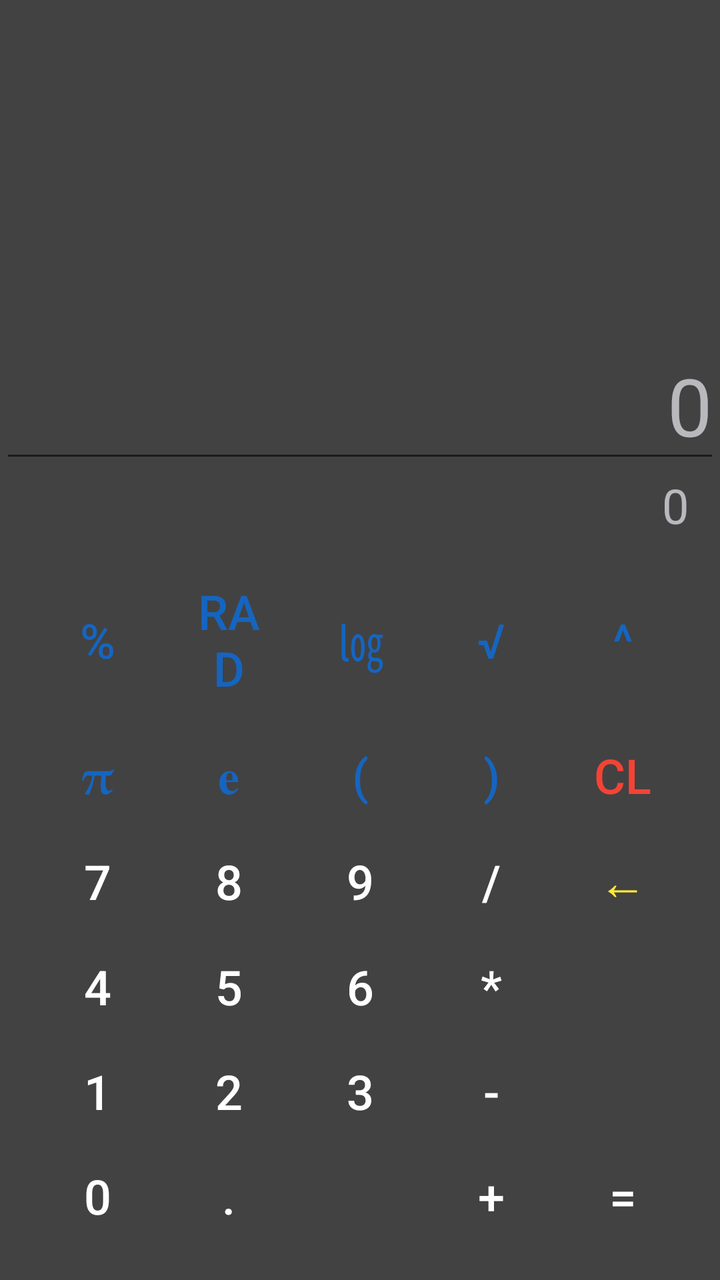
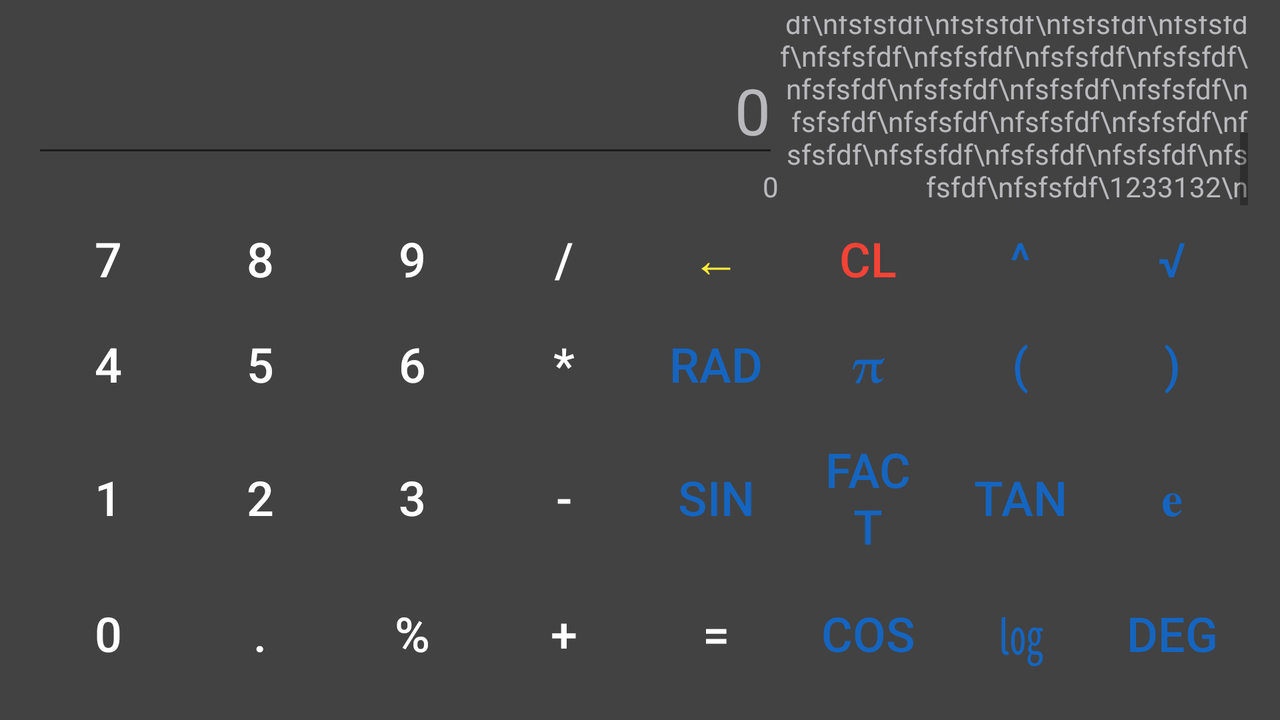

One screen, two layout resources from the same app: the default and the author's alternative for another configuration. Each is rendered where Android would select it; the XML of both is given below.
<!-- AndroidManifest.xml: application theme AppTheme -->
<!-- res/layout/activity_main.xml -->
<?xml version="1.0" encoding="utf-8"?>
<androidx.constraintlayout.widget.ConstraintLayout xmlns:android="http://schemas.android.com/apk/res/android"
    xmlns:app="http://schemas.android.com/apk/res-auto"
    xmlns:tools="http://schemas.android.com/tools"
    android:layout_width="match_parent"
    android:layout_height="match_parent"
    tools:context=".MainActivity"
    android:background="@color/cardview_dark_background"
    >
    <TextView
        android:id="@+id/tv_history"
        android:layout_width="match_parent"
        android:layout_height="wrap_content"
        android:layout_marginBottom="12dp"
        android:scrollbars="vertical"
        android:textAlignment="textEnd"
        android:textColor="#BEE1E2E7"
        app:layout_constraintBottom_toTopOf="@+id/et_workspace"
        app:layout_constraintEnd_toStartOf="@+id/guideline4" />

    <EditText
        android:id="@+id/et_workspace"
        android:layout_width="match_parent"
        android:layout_height="wrap_content"
        android:cursorVisible="true"
        android:ems="10"
        android:focusable="false"
        android:focusableInTouchMode="true"
        android:textColorHint="#BEE1E2E7"
        android:hint="0"
        android:inputType="text"
        android:textAlignment="textEnd"
        android:textSize="40sp"
        android:textColor="@android:color/white"
        app:layout_constraintBottom_toTopOf="@+id/tv_result"
        app:layout_constraintEnd_toStartOf="@+id/guideline4"
        app:layout_constraintStart_toStartOf="@+id/guideline" />

    <TextView
        android:id="@+id/tv_result"
        android:layout_width="378dp"
        android:layout_height="42dp"
        android:ems="10"
        android:maxLines="1"
        android:minLines="1"
        android:text="0"
        android:textAlignment="textEnd"
        android:textSize="24sp"
        android:textColor="#BEE1E2E7"
        app:layout_constraintBottom_toTopOf="@+id/tableLayout"
        app:layout_constraintEnd_toStartOf="@+id/guideline4"
        app:layout_constraintHorizontal_bias="1.0"
        app:layout_constraintStart_toStartOf="@+id/guideline" />

    <TableLayout
        android:id="@+id/tableLayout"
        android:layout_width="0dp"
        android:layout_height="wrap_content"
        android:shrinkColumns="*"
        android:stretchColumns="*"
        app:layout_constraintBottom_toTopOf="@+id/guideline5"
        app:layout_constraintEnd_toStartOf="@+id/guideline4"
        app:layout_constraintHorizontal_bias="0.0"
        app:layout_constraintStart_toStartOf="@+id/guideline">

        <TableRow
            android:layout_width="match_parent"
            android:layout_height="fill_parent"
            android:visibility="gone"
            >

            <Button  style="@style/myTheme"
                android:id="@+id/btn_deg"
                android:layout_width="match_parent"
                android:layout_height="match_parent"
                android:textColor="#FF1565C0"
                android:text="DEG" />

            <Button style="@style/myTheme"
                android:id="@+id/btn_fact"
                android:layout_width="match_parent"
                android:layout_height="match_parent"
                android:textColor="#FF1565C0"
                android:text="FACT" />

            <Button style="@style/myTheme"
                android:id="@+id/btn_sin"
                android:layout_width="match_parent"
                android:layout_height="match_parent"
                android:text="sin" />

            <Button style="@style/myTheme"
                android:id="@+id/btn_cos"
                android:layout_width="match_parent"
                android:layout_height="match_parent"
                android:text="cos" />

            <Button style="@style/myTheme"
                android:id="@+id/btn_tan"
                android:layout_width="match_parent"
                android:layout_height="match_parent"
                android:text="tan" />
        </TableRow>

        <TableRow
            android:layout_width="match_parent"
            android:layout_height="fill_parent">

            <Button style="@style/myTheme"
                android:id="@+id/btn_percentage"
                android:layout_width="match_parent"
                android:layout_height="match_parent"
                android:textColor="#FF1565C0"
                android:text="%" />
            <Button style="@style/myTheme"
                android:id="@+id/btn_rad"
                android:layout_width="match_parent"
                android:layout_height="match_parent"
                android:textColor="#FF1565C0"
                android:text="RAD" />

            <Button style="@style/myTheme"
                android:id="@+id/btn_log"
                android:layout_width="match_parent"
                android:layout_height="match_parent"
                android:textColor="#FF1565C0"
                android:text="㏒" />

            <Button style="@style/myTheme"
                android:id="@+id/btn_square_root"
                android:layout_width="match_parent"
                android:layout_height="match_parent"
                android:textColor="#FF1565C0"
                android:text="√" />

            <Button style="@style/myTheme"
                android:id="@+id/btn_square"
                android:layout_width="match_parent"
                android:layout_height="match_parent"
                android:textColor="#FF1565C0"
                android:text="^" />
        </TableRow>

        <TableRow
            android:layout_width="match_parent"
            android:layout_height="fill_parent">

            <Button style="@style/myTheme"
                android:id="@+id/btn_pi"
                android:layout_width="match_parent"
                android:layout_height="match_parent"
                android:text="𝛑"
                android:textColor="#FF1565C0"
                />

            <Button style="@style/myTheme"
                android:id="@+id/btn_exp"
                android:layout_width="match_parent"
                android:layout_height="match_parent"
                android:text="𝐞"
                android:textColor="#FF1565C0"
                />

            <Button style="@style/myTheme"
                android:id="@+id/btn_open_br"
                android:layout_width="match_parent"
                android:layout_height="match_parent"
                android:text="("
                android:textColor="#FF1565C0"
                />

            <Button style="@style/myTheme"
                android:id="@+id/btn_close_br"
                android:layout_width="match_parent"
                android:layout_height="match_parent"
                android:text=")"
                android:textColor="#FF1565C0"
                />

            <Button style="@style/myTheme"
                android:id="@+id/btn_clear"
                android:layout_width="match_parent"
                android:layout_height="match_parent"
                android:textColor="#FFF44336"
                android:text="CL" />
        </TableRow>

        <TableRow
            android:layout_width="match_parent"
            android:layout_height="fill_parent">

            <Button style="@style/myTheme"
                android:id="@+id/button7"
                android:layout_width="match_parent"
                android:layout_height="match_parent"
                android:text="7" />

            <Button style="@style/myTheme"
                android:id="@+id/button8"
                android:layout_width="match_parent"
                android:layout_height="match_parent"
                android:text="8" />

            <Button style="@style/myTheme"
                android:id="@+id/button9"
                android:layout_width="match_parent"
                android:layout_height="match_parent"
                android:text="9" />

            <Button style="@style/myTheme"
                android:id="@+id/btn_division"
                android:layout_width="match_parent"
                android:layout_height="match_parent"
                android:text="/" />

            <Button style="@style/myTheme"
                android:id="@+id/btn_correction"
                android:layout_width="match_parent"
                android:layout_height="match_parent"
                android:textColor="#FFFFEB3B"
                android:text="←" />
        </TableRow>

        <TableRow
            android:layout_width="match_parent"
            android:layout_height="fill_parent">

            <Button style="@style/myTheme"
                android:id="@+id/button4"
                android:layout_width="match_parent"
                android:layout_height="match_parent"
                android:text="4" />

            <Button style="@style/myTheme"
                android:id="@+id/button5"
                android:layout_width="match_parent"
                android:layout_height="match_parent"
                android:text="5" />

            <Button style="@style/myTheme"
                android:id="@+id/button6"
                android:layout_width="match_parent"
                android:layout_height="match_parent"
                android:text="6" />

            <Button style="@style/myTheme"
                android:id="@+id/btn_mul"
                android:layout_width="match_parent"
                android:layout_height="match_parent"
                android:text="*" />
        </TableRow>

        <TableRow
            android:layout_width="match_parent"
            android:layout_height="fill_parent">

            <Button style="@style/myTheme"
                android:id="@+id/button1"
                android:layout_width="match_parent"
                android:layout_height="match_parent"
                android:text="1" />

            <Button style="@style/myTheme"
                android:id="@+id/button2"
                android:layout_width="match_parent"
                android:layout_height="match_parent"
                android:text="2" />

            <Button style="@style/myTheme"
                android:id="@+id/button3"
                android:layout_width="match_parent"
                android:layout_height="match_parent"
                android:text="3" />

            <Button style="@style/myTheme"
                android:id="@+id/btn_minus"
                android:layout_width="match_parent"
                android:layout_height="match_parent"
                android:text="-" />
        </TableRow>

        <TableRow
            android:layout_width="match_parent"
            android:layout_height="match_parent">

            <Button style="@style/myTheme"
                android:id="@+id/button0"
                android:layout_width="match_parent"
                android:layout_height="match_parent"
                android:text="0" />

            <Button style="@style/myTheme"
                android:id="@+id/btn_dot"
                android:layout_width="match_parent"
                android:layout_height="match_parent"
                android:text="." />

            <TextView
                android:layout_width="match_parent"
                android:layout_height="match_parent"></TextView>

            <Button style="@style/myTheme"
                android:id="@+id/btn_add"
                android:layout_width="match_parent"
                android:layout_height="match_parent"
                android:text="+" />

            <Button style="@style/myTheme"
                android:id="@+id/btn_equals"
                android:layout_width="match_parent"
                android:layout_height="match_parent"
                android:text="=" />


        </TableRow>
    </TableLayout>

    <androidx.constraintlayout.widget.Barrier
        android:id="@+id/barrier"
        android:layout_width="wrap_content"
        android:layout_height="wrap_content"
        app:barrierDirection="top" />

    <androidx.constraintlayout.widget.Guideline
        android:id="@+id/guideline4"
        android:layout_width="wrap_content"
        android:layout_height="wrap_content"
        android:orientation="vertical"
        app:layout_constraintGuide_end="16dp" />

    <androidx.constraintlayout.widget.Guideline
        android:id="@+id/guideline"
        android:layout_width="wrap_content"
        android:layout_height="wrap_content"
        android:orientation="vertical"
        app:layout_constraintGuide_begin="16dp" />

    <androidx.constraintlayout.widget.Guideline
        android:id="@+id/guideline3"
        android:layout_width="wrap_content"
        android:layout_height="wrap_content"
        android:orientation="horizontal"
        app:layout_constraintGuide_begin="16dp" />

    <androidx.constraintlayout.widget.Guideline
        android:id="@+id/guideline5"
        android:layout_width="wrap_content"
        android:layout_height="wrap_content"
        android:orientation="horizontal"
        app:layout_constraintGuide_end="16dp" />

</androidx.constraintlayout.widget.ConstraintLayout>
<!-- resources referenced by this layout -->
<resources>
  <style name="myTheme" parent="Widget.AppCompat.Button.Borderless">
          <item name="android:textSize">24sp</item>
          <item name="android:textColor">@android:color/white</item>
      </style>
  <style name="AppTheme" parent="Theme.AppCompat.Light.DarkActionBar">
          
          <item name="colorPrimary">@color/colorPrimary</item>
          <item name="colorPrimaryDark">@color/colorPrimaryDark</item>
          <item name="colorAccent">@color/colorAccent</item>
      </style>
  <color name="colorPrimary">#2C42B6</color>
  <color name="colorPrimaryDark">#00574B</color>
  <color name="colorAccent">#D81B60</color>
</resources>
<!-- res/layout-land/activity_main.xml (the author's variant of the layout above) -->
<!-- drawn on the phone turned sideways -->
<?xml version="1.0" encoding="utf-8"?>
<androidx.constraintlayout.widget.ConstraintLayout xmlns:android="http://schemas.android.com/apk/res/android"
    xmlns:app="http://schemas.android.com/apk/res-auto"
    xmlns:tools="http://schemas.android.com/tools"
    android:layout_width="match_parent"
    android:layout_height="match_parent"
    tools:context=".MainActivity"
    android:background="@color/cardview_dark_background"
    >

    <LinearLayout
        android:layout_width="0dp"
        android:layout_height="0dp"
        android:orientation="horizontal"
        android:gravity="bottom"
        app:layout_constraintBottom_toTopOf="@+id/tableLayout2"
        app:layout_constraintEnd_toStartOf="@+id/guideline4"
        app:layout_constraintStart_toStartOf="@+id/guideline"
        app:layout_constraintTop_toTopOf="@+id/guideline3">

        <LinearLayout
            android:layout_width="wrap_content"
            android:layout_height="wrap_content"
            android:orientation="vertical">

            <EditText
                android:id="@+id/et_workspace"
                android:layout_width="wrap_content"
                android:layout_height="match_parent"
                android:cursorVisible="true"
                android:ems="10"
                android:focusable="false"
                android:focusableInTouchMode="true"
                android:textColor="@android:color/white"
                android:hint="0"
                android:textColorHint="#BEE1E2E7"
                android:textAlignment="textEnd"
                android:textSize="32sp"
                android:inputType="text" />

            <TextView
                android:id="@+id/tv_result"
                android:layout_width="match_parent"
                android:layout_height="match_parent"
                android:textColor="#BEE1E2E7"
                android:ems="10"
                android:maxLines="1"
                android:minLines="1"
                android:text="0"
                android:textAlignment="textEnd" />

        </LinearLayout>

        <TextView
            android:id="@+id/tv_history"
            android:layout_width="match_parent"
            android:layout_height="wrap_content"
            android:textAlignment="textEnd"
            android:scrollbars="vertical"
            android:textDirection="inherit"
            android:gravity="bottom"
            android:textColor="#BEE1E2E7"
            android:text="sfsf\nfsdf\ns fsfsfdf\nfsfsfdf\nfsfsfdf\nfsfsfdf\nfsfsfdf\nfsfsfdf\nfsfsfdf\nfsfsfdf\nfsfsfdf\nfsfsfdf\nfsfsfdf\nfsfsfdf\nfsfsfdf\nfsfsfdf\nfsfsfdf\nfsfsfdf\nfsfsfdf\nfsfsfdf\nfsfsfdf\nfsfsfdf\nfsfsfdf\nfsfsfdf\nfsfsfdf\nfsfsfdf\nfsfsfdf\nfsfsfdf\nfsfsfdf\nfsfsfdf\nfsfsfdf\nfsfsfdf\nfsfsfdf\nfsfsfdf\nfsfsfdf\nfsfsfdf\nfsfsfdf\nfsfsfdf\nfsfsfdf\nfsfsfdf\nfsfsfdf\nfsfsfdf\nfsfsfdf\nfsfsfdf\nfsfsfdf\nfsfsfdf\nfsfsfdf\nfsfsfdf\nfsfsfdf\nfsfsfdf\nfsfsfdf\nfsfsfdf\nfsfsfdf\nfsfsfdf\nfsfsfdf\nfsfsfdf\nfsfsfdf\nfsfsfdf\nfsfsfdf\nfsfsfdf\1233132\n"
            app:layout_constraintBottom_toTopOf="@+id/et_workspace"
            app:layout_constraintEnd_toStartOf="@+id/guideline4" />
    </LinearLayout>

    <TableLayout
        android:id="@+id/tableLayout2"
        android:layout_width="0dp"
        android:layout_height="wrap_content"
        android:shrinkColumns="*"

        android:stretchColumns="*"
        app:layout_constraintBottom_toTopOf="@+id/guideline5"
        app:layout_constraintEnd_toStartOf="@+id/guideline4"
        app:layout_constraintHorizontal_bias="0.0"
        app:layout_constraintStart_toStartOf="@+id/guideline">

        <TableRow
            android:layout_width="match_parent"
            android:layout_height="fill_parent"
            android:background="@color/colorPrimary">


        </TableRow>

        <TableRow
            android:layout_width="match_parent"
            android:layout_height="fill_parent">

            <Button style="@style/myTheme"
                android:id="@+id/button7"
                android:layout_width="match_parent"
                android:layout_height="match_parent"
                android:text="7" />

            <Button style="@style/myTheme"
                android:id="@+id/button8"
                android:layout_width="match_parent"
                android:layout_height="match_parent"
                android:text="8" />

            <Button style="@style/myTheme"
                android:id="@+id/button9"
                android:layout_width="match_parent"
                android:layout_height="match_parent"
                android:text="9" />

            <Button style="@style/myTheme"
                android:id="@+id/btn_division"
                android:layout_width="match_parent"
                android:layout_height="match_parent"
                android:text="/" />

            <Button style="@style/myTheme"
                android:id="@+id/btn_correction"
                android:textColor="#FFFFEB3B"
                android:layout_width="match_parent"
                android:layout_height="match_parent"
                android:text="←" />

            <Button style="@style/myTheme"
                android:id="@+id/btn_clear"
                android:layout_width="match_parent"
                android:layout_height="match_parent"
                android:textColor="#FFF44336"
                android:text="CL" />

            <Button style="@style/myTheme"
                android:id="@+id/btn_square"
                android:layout_width="match_parent"
                android:layout_height="match_parent"
                android:textColor="#FF1565C0"
                android:text="^" />

            <Button style="@style/myTheme"
                android:id="@+id/btn_square_root"
                android:layout_width="match_parent"
                android:layout_height="match_parent"
                android:textColor="#FF1565C0"
                android:text="√" />

        </TableRow>

        <TableRow
            android:layout_width="match_parent"
            android:layout_height="fill_parent">

            <Button style="@style/myTheme"
                android:id="@+id/button4"
                android:layout_width="match_parent"
                android:layout_height="match_parent"
                android:text="4" />

            <Button style="@style/myTheme"
                android:id="@+id/button5"
                android:layout_width="match_parent"
                android:layout_height="match_parent"
                android:text="5" />

            <Button style="@style/myTheme"
                android:id="@+id/button6"
                android:layout_width="match_parent"
                android:layout_height="match_parent"
                android:text="6" />

            <Button style="@style/myTheme"
                android:id="@+id/btn_mul"
                android:layout_width="match_parent"
                android:layout_height="match_parent"
                android:text="*" />

            <Button style="@style/myTheme"
                android:id="@+id/btn_rad"
                android:layout_width="match_parent"
                android:layout_height="match_parent"
                android:textColor="#FF1565C0"
                android:text="RAD" />

            <Button style="@style/myTheme"
                android:id="@+id/btn_pi"
                android:layout_width="match_parent"
                android:layout_height="match_parent"
                android:textColor="#FF1565C0"
                android:text="𝛑" />

            <Button style="@style/myTheme"
                android:id="@+id/btn_open_br"
                android:layout_width="match_parent"
                android:layout_height="match_parent"
                android:textColor="#FF1565C0"
                android:text="(" />

            <Button style="@style/myTheme"
                android:id="@+id/btn_close_br"
                android:layout_width="match_parent"
                android:layout_height="match_parent"
                android:textColor="#FF1565C0"
                android:text=")" />
        </TableRow>

        <TableRow
            android:layout_width="match_parent"
            android:layout_height="fill_parent">

            <Button style="@style/myTheme"
                android:id="@+id/button1"
                android:layout_width="match_parent"
                android:layout_height="match_parent"
                android:text="1" />

            <Button style="@style/myTheme"
                android:id="@+id/button2"
                android:layout_width="match_parent"
                android:layout_height="match_parent"
                android:text="2" />

            <Button style="@style/myTheme"
                android:id="@+id/button3"
                android:layout_width="match_parent"
                android:layout_height="match_parent"
                android:text="3" />

            <Button style="@style/myTheme"
                android:id="@+id/btn_minus"
                android:layout_width="match_parent"
                android:layout_height="match_parent"
                android:text="-" />

            <Button style="@style/myTheme"
                android:id="@+id/btn_sin"
                android:layout_width="match_parent"
                android:layout_height="match_parent"
                android:textColor="#FF1565C0"
                android:text="sin" />

            <Button style="@style/myTheme"
                android:id="@+id/btn_fact"
                android:layout_width="match_parent"
                android:layout_height="match_parent"
                android:textColor="#FF1565C0"
                android:text="FACT" />

            <Button style="@style/myTheme"
                android:id="@+id/btn_tan"
                android:layout_width="match_parent"
                android:layout_height="match_parent"
                android:textColor="#FF1565C0"
                android:text="tan" />

            <Button style="@style/myTheme"
                android:id="@+id/btn_exp"
                android:layout_width="match_parent"
                android:layout_height="match_parent"
                android:textColor="#FF1565C0"
                android:text="𝐞" />

        </TableRow>

        <TableRow
            android:layout_width="match_parent"
            android:layout_height="match_parent">

            <Button style="@style/myTheme"
                android:id="@+id/button0"
                android:layout_width="match_parent"
                android:layout_height="match_parent"
                android:text="0" />

            <Button style="@style/myTheme"
                android:id="@+id/btn_dot"
                android:layout_width="match_parent"
                android:layout_height="match_parent"
                android:text="." />

            <Button style="@style/myTheme"
                android:id="@+id/btn_percentage"
                android:layout_width="match_parent"
                android:layout_height="match_parent"
                android:text="%" />

            <Button style="@style/myTheme"
                android:id="@+id/btn_add"
                android:layout_width="match_parent"
                android:layout_height="match_parent"
                android:text="+" />

            <Button style="@style/myTheme"
                android:id="@+id/btn_equals"
                android:layout_width="match_parent"
                android:layout_height="match_parent"
                android:text="=" />

            <Button style="@style/myTheme"
                android:id="@+id/btn_cos"
                android:layout_width="match_parent"
                android:layout_height="match_parent"
                android:textColor="#FF1565C0"
                android:text="cos" />

            <Button style="@style/myTheme"
                android:id="@+id/btn_log"
                android:layout_width="match_parent"
                android:layout_height="match_parent"
                android:textColor="#FF1565C0"
                android:text="㏒" />

            <Button style="@style/myTheme"
                android:id="@+id/btn_deg"
                android:layout_width="match_parent"
                android:layout_height="match_parent"
                android:textColor="#FF1565C0"
                android:text="DEG" />

        </TableRow>
    </TableLayout>

    <androidx.constraintlayout.widget.Barrier
        android:id="@+id/barrier"
        android:layout_width="wrap_content"
        android:layout_height="wrap_content"
        app:barrierDirection="top" />

    <androidx.constraintlayout.widget.Guideline
        android:id="@+id/guideline4"
        android:layout_width="wrap_content"
        android:layout_height="wrap_content"
        android:orientation="vertical"
        app:layout_constraintGuide_end="16dp" />

    <androidx.constraintlayout.widget.Guideline
        android:id="@+id/guideline"
        android:layout_width="wrap_content"
        android:layout_height="wrap_content"
        android:orientation="vertical"
        app:layout_constraintGuide_begin="16dp" />

    <androidx.constraintlayout.widget.Guideline
        android:id="@+id/guideline3"
        android:layout_width="wrap_content"
        android:layout_height="wrap_content"
        android:orientation="horizontal"
        app:layout_constraintGuide_begin="8dp" />

    <androidx.constraintlayout.widget.Guideline
        android:id="@+id/guideline5"
        android:layout_width="wrap_content"
        android:layout_height="wrap_content"
        android:orientation="horizontal"
        app:layout_constraintGuide_end="16dp" />

</androidx.constraintlayout.widget.ConstraintLayout>
<!-- resources referenced by the variant -->
<!-- as the phone turned sideways resolves them -->
<resources>
  <color name="colorPrimary">#2C42B6</color>
  <style name="myTheme" parent="Widget.AppCompat.Button.Borderless">
          <item name="android:textSize">24sp</item>
          <item name="android:textColor">@android:color/white</item>
      </style>
  <style name="AppTheme" parent="Theme.AppCompat.Light.DarkActionBar">
          
          <item name="colorPrimary">@color/colorPrimary</item>
          <item name="colorPrimaryDark">@color/colorPrimaryDark</item>
          <item name="colorAccent">@color/colorAccent</item>
      </style>
  <color name="colorPrimaryDark">#00574B</color>
  <color name="colorAccent">#D81B60</color>
</resources>
